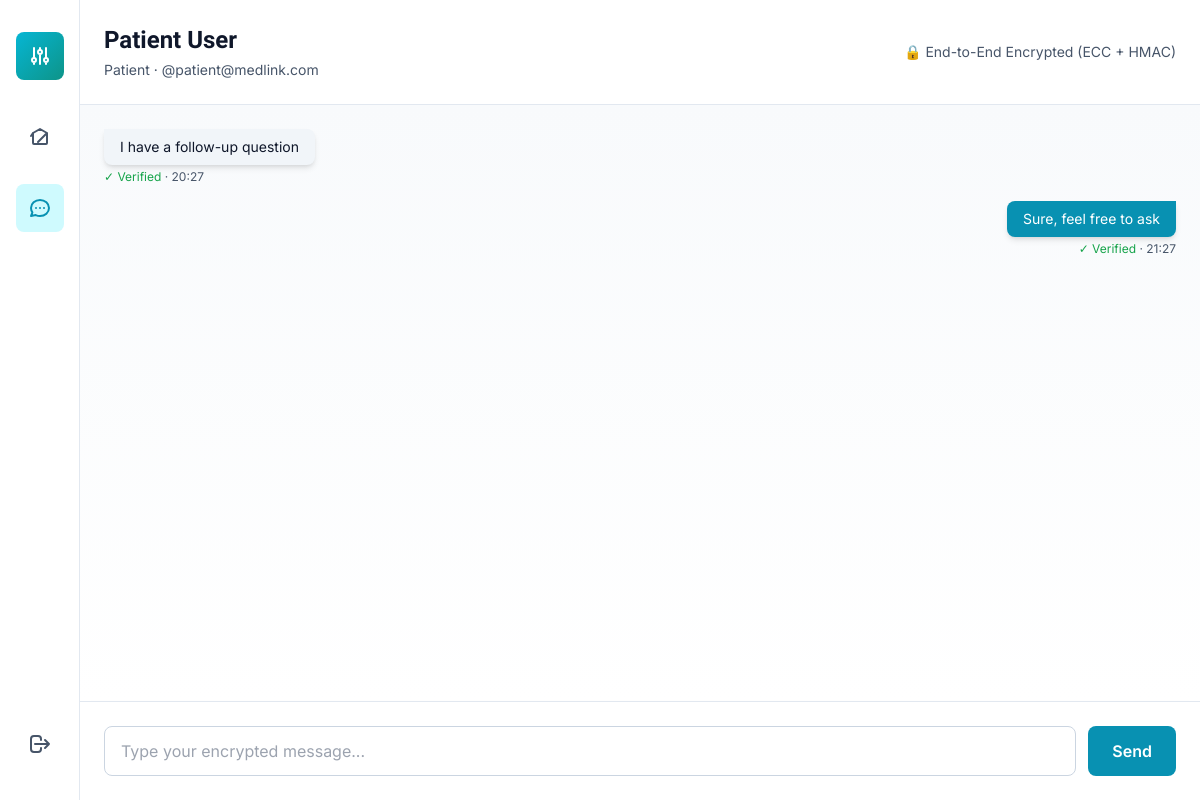
The app's page /chat/1 (signed in), older data.
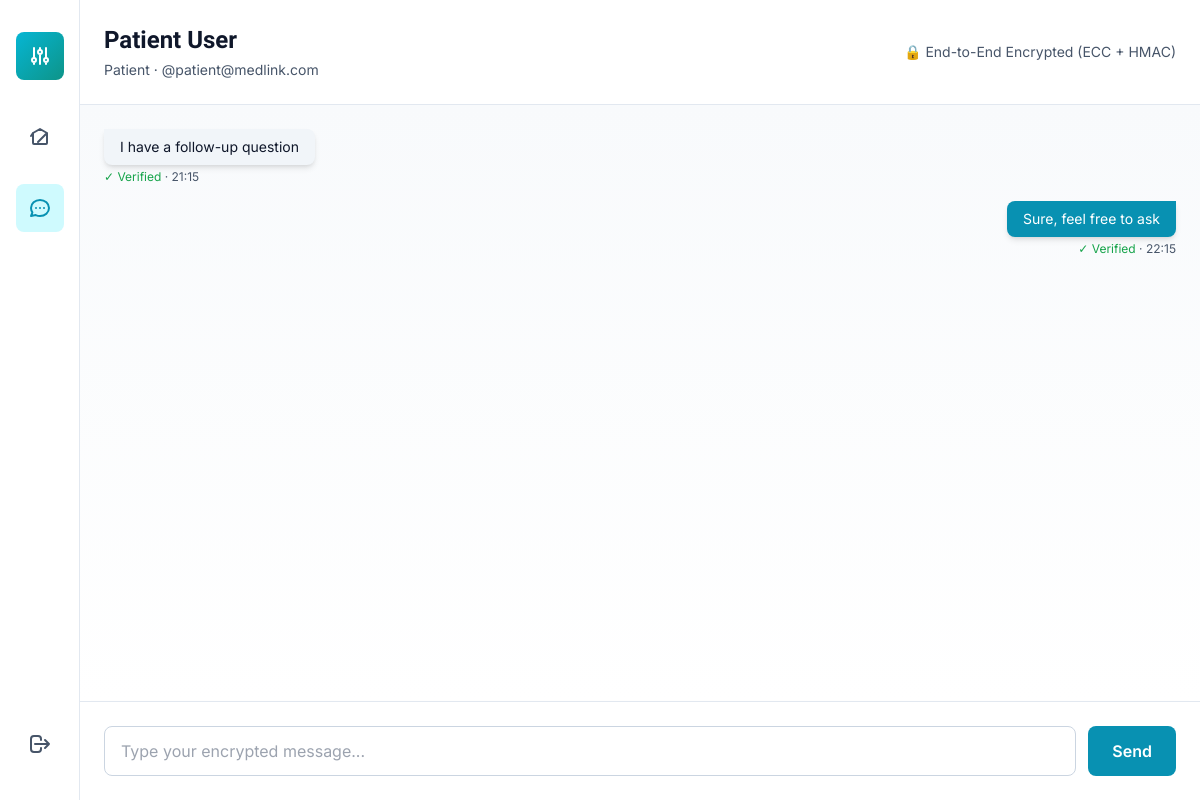
The same page, newer data.
### models.py (models this page shows, shortened)
class User(db.Model):
    __tablename__ = 'users'
    id = db.Column(db.Integer, primary_key=True)
    username = db.Column(db.String(120), unique=True, nullable=False, index=True)
    role = db.Column(db.String(20), nullable=False)  # 'patient', 'doctor', 'specialist', 'admin'
    password_hash = db.Column(db.String(255), nullable=False)
    encrypted_email = db.Column(db.Text, nullable=True)  # RSA encrypted, only decrypted with private key
    rsa_public_key = db.Column(db.Text, nullable=True)  # JSON: {"e": int, "n": int}
    rsa_private_key = db.Column(db.Text, nullable=True)  # JSON: {"d": int, "n": int} - Stored securely
    ecc_public_key = db.Column(db.Text, nullable=True)  # JSON: {"x": int, "y": int}
    ecc_private_key = db.Column(db.Text, nullable=True)  # JSON: {"k": int} - Stored securely
    public_key = db.Column(db.Text, nullable=True)  # For encryption purposes
    encrypted_profile = db.Column(db.Text, nullable=True)  # Encrypted email/NID
    display_name = db.Column(db.String(120), nullable=True)
    phone = db.Column(db.Text, nullable=True)  # Encrypted
    date_of_birth = db.Column(db.String(20), nullable=True)
    address = db.Column(db.Text, nullable=True)  # Encrypted
    city = db.Column(db.String(100), nullable=True)
    country = db.Column(db.String(100), nullable=True)
    two_fa_enabled = db.Column(db.Boolean, default=False)
    two_fa_challenge = db.Column(db.String(10), nullable=True)
    two_fa_timestamp = db.Column(db.DateTime, nullable=True)
    encrypted_nid = db.Column(db.Text, nullable=True)
    encrypted_blood_group = db.Column(db.Text, nullable=True)
    nid_mac = db.Column(db.String(255), nullable=True)
    license_number = db.Column(db.String(120), nullable=True, index=True)
    license_verified = db.Column(db.Boolean, default=False)
    last_key_rotation = db.Column(db.DateTime, nullable=True)
    is_approved = db.Column(db.Boolean, default=False)  # False for new registrations
    approved_at = db.Column(db.DateTime, nullable=True)
    approved_by_admin_id = db.Column(db.Integer, db.ForeignKey('users.id'), nullable=True)
    created_at = db.Column(db.DateTime, default=datetime.now)
    updated_at = db.Column(db.DateTime, default=datetime.now, onupdate=datetime.now)
    sent_referrals = db.relationship('Referral', foreign_keys='Referral.sender_id', backref='sender', lazy=True)
    received_referrals = db.relationship('Referral', foreign_keys='Referral.receiver_id', backref='receiver', lazy=True)
    sent_messages = db.relationship('Message', foreign_keys='Message.sender_id', backref='sender_msg', lazy=True)
    received_messages = db.relationship('Message', foreign_keys='Message.receiver_id', backref='receiver_msg', lazy=True)
    def get_display_name(self):
        if self.display_name:
            return self.display_name

class Message(db.Model):
    __tablename__ = 'messages'
    id = db.Column(db.Integer, primary_key=True)
    sender_id = db.Column(db.Integer, db.ForeignKey('users.id'), nullable=False, index=True)
    receiver_id = db.Column(db.Integer, db.ForeignKey('users.id'), nullable=False, index=True)
    encrypted_content = db.Column(db.Text, nullable=False)
    mac_tag = db.Column(db.String(255), nullable=True)
    is_verified = db.Column(db.Boolean, default=False)
    is_read = db.Column(db.Boolean, default=False)
    timestamp = db.Column(db.DateTime, default=datetime.now, index=True)
    def verify_integrity(self):
        if not self.mac_tag or not self.encrypted_content:
            return False
        hmac_key = f"message_{self.sender_id}"
        if verify_mac(hmac_key, self.encrypted_content, self.mac_tag):
            self.is_verified = True
            return True
        return False
    __repr__ = lambda self: f'<Message {self.sender_id} -> {self.receiver_id}>'

### app.py (the view)
@app.route('/chat/<int:user_id>')
def chat(user_id):
    if 'user_id' not in session:
        return redirect(url_for('login'))
    current_user_id = session.get('user_id')
    other_user = User.query.get(user_id)
    current_user = User.query.get(current_user_id)
    if not other_user:
        return redirect(url_for('dashboard'))
    messages = Message.query.filter(
        ((Message.sender_id == current_user_id) & (Message.receiver_id == user_id)) |
        ((Message.sender_id == user_id) & (Message.receiver_id == current_user_id))
    ).order_by(Message.timestamp.asc()).all()
    for msg in messages:
        msg.verify_integrity()
        if msg.encrypted_content.startswith('ecc:'):
            try:
                message_sender = User.query.get(msg.sender_id)
                message_receiver = User.query.get(msg.receiver_id)
                if not message_sender or not message_receiver:
                    msg.display_content = "[Cannot decrypt - users not found]"
                    continue
                sender_ecc_public_key = message_sender.get_ecc_public_key()
                receiver_ecc_public_key = message_receiver.get_ecc_public_key()
                if sender_ecc_public_key and receiver_ecc_public_key:
                    decrypted_text = ecc_decrypt_message(
                        msg.encrypted_content,
                        sender_ecc_public_key,
                        receiver_ecc_public_key
                    )
                    msg.display_content = decrypted_text
                else:
                    msg.display_content = "[Cannot decrypt - keys unavailable]"
            except Exception as e:
                msg.display_content = f"[Decryption error: {str(e)[:50]}]"
        else:
            msg.display_content = msg.encrypted_content
        db.session.add(msg)
    db.session.commit()
    unread_messages = Message.query.filter(
        Message.sender_id == user_id,
        Message.receiver_id == current_user_id,
        Message.is_read == False
    ).all()
    for msg in unread_messages:
        msg.is_read = True
        db.session.add(msg)
    db.session.commit()
    add_system_log(
        f"Loaded chat: {current_user.get_display_name()} ↔ {other_user.get_display_name()} | Retrieved {len(messages)} encrypted messages",
        "INFO"
    )
    return render_template('chat.html',
                         current_user=current_user,
                         other_user=other_user,
                         messages=messages)

### app.py (called while the page is built)
def add_system_log(message, status='INFO'):
    timestamp = datetime.now().strftime('%H:%M:%S')
    log_entry = f"[{status}] {timestamp} - {message}"
    system_log.append(log_entry)
    if len(system_log) > 50:  # Keep last 50 entries
        system_log.pop(0)
    print(log_entry)

### security/hashing.py (called while the page is built)
def rightrotate(n, d):
    return ((n >> d) | (n << (32 - d))) & 0xffffffff

def rightshift(n, d):
    return n >> d

def sha256_ch(x, y, z):
    return (x & y) ^ ((~x & 0xffffffff) & z)

def sha256_maj(x, y, z):
    return (x & y) ^ (x & z) ^ (y & z)

def sha256_sigma0(x):
    return rightrotate(x, 2) ^ rightrotate(x, 13) ^ rightrotate(x, 22)

def sha256_sigma1(x):
    return rightrotate(x, 6) ^ rightrotate(x, 11) ^ rightrotate(x, 25)

def sha256_gamma0(x):
    return rightrotate(x, 7) ^ rightrotate(x, 18) ^ rightshift(x, 3)

def sha256_gamma1(x):
    return rightrotate(x, 17) ^ rightrotate(x, 19) ^ rightshift(x, 10)

def hmac_sha256(key, message):
    if isinstance(key, str):
        key = key.encode('utf-8')
    if isinstance(message, str):
        message = message.encode('utf-8')
    block_size = 64  # SHA-256 block size in bytes
    if len(key) > block_size:
        key = bytes.fromhex(manual_sha256(key))
    if len(key) < block_size:
        key = key + b'\x00' * (block_size - len(key))
    ipad = b'\x36' * block_size  # Inner pad constant
    opad = b'\x5c' * block_size  # Outer pad constant
    key_ipad = bytes(a ^ b for a, b in zip(key, ipad))
    inner_hash = manual_sha256(key_ipad + message)
    key_opad = bytes(a ^ b for a, b in zip(key, opad))
    outer_hash = manual_sha256(key_opad + bytes.fromhex(inner_hash))
    return outer_hash

def generate_mac(key, message):
    return hmac_sha256(key, message)

def verify_mac(key, message, mac_tag):
    expected_mac = generate_mac(key, message)
    if len(expected_mac) != len(mac_tag):
        return False
    result = 0
    for a, b in zip(expected_mac, mac_tag):
        result |= ord(a) ^ ord(b)
    return result == 0

### templates/chat.html (shortened to what this page needs)
{% extends "base.html" %}
{% block content %}
<div class="min-h-screen bg-slate-50" style="background-color: #F8FAFC;">
    <div class="flex h-screen bg-slate-50">
        <div class="sidebar w-20 bg-white border-r border-slate-200 flex flex-col items-center py-8 space-y-8 fixed h-screen z-40">
            <a href="{{ url_for('dashboard') }}" class="flex items-center justify-center w-12 h-12 rounded-lg bg-gradient-to-br from-cyan-500 to-teal-600 hover:shadow-lg transition">
                <svg class="w-6 h-6 text-white" fill="none" stroke="currentColor" viewBox="0 0 24 24">
                    <path stroke-linecap="round" stroke-linejoin="round" stroke-width="2" d="M12 6V4m0 2a2 2 0 100 4m0-4a2 2 0 110 4m-6 8a2 2 0 100-4m0 4a2 2 0 110-4m0 4v2m0-6V4m6 6v10m6-2a2 2 0 100-4m0 4a2 2 0 110-4m0 4v2m0-6V4"></path>
                </svg>
            </a>
            <nav class="flex flex-col space-y-6 flex-1">
                <a href="{{ url_for('dashboard') }}" class="flex items-center justify-center w-12 h-12 rounded-lg text-slate-600 hover:bg-slate-100 transition" title="Home">
                    <svg class="w-6 h-6" fill="none" stroke="currentColor" viewBox="0 0 24 24">
                        <path stroke-linecap="round" stroke-linejoin="round" stroke-width="2" d="M3 12l2-3m0 0l7-4 7 4M5 9v10a1 1 0 001 1h12a1 1 0 001-1V9m-9 9l9-9"></path>
                    </svg>
                </a>
                <a href="#" class="flex items-center justify-center w-12 h-12 rounded-lg bg-cyan-100 text-cyan-600 hover:bg-cyan-200 transition" title="Messages">
                    <svg class="w-6 h-6" fill="none" stroke="currentColor" viewBox="0 0 24 24">
                        <path stroke-linecap="round" stroke-linejoin="round" stroke-width="2" d="M8 12h.01M12 12h.01M16 12h.01M21 12c0 4.418-4.03 8-9 8a9.863 9.863 0 01-4.255-.949L3 20l1.395-3.72C3.512 15.042 3 13.574 3 12c0-4.418 4.03-8 9-8s9 3.582 9 8z"></path>
                    </svg>
                </a>
            </nav>
            <a href="{{ url_for('logout') }}" class="flex items-center justify-center w-12 h-12 rounded-lg text-slate-600 hover:bg-red-50 hover:text-red-600 transition" title="Logout">
                <svg class="w-6 h-6" fill="none" stroke="currentColor" viewBox="0 0 24 24">
                    <path stroke-linecap="round" stroke-linejoin="round" stroke-width="2" d="M17 16l4-4m0 0l-4-4m4 4H7m6 4v1a3 3 0 01-3 3H6a3 3 0 01-3-3V7a3 3 0 013-3h4a3 3 0 013 3v1"></path>
                </svg>
            </a>
        </div>
        <div class="flex-1 ml-20 flex flex-col">
            <div class="bg-white border-b border-slate-200 p-6 shadow-sm">
                <div class="flex items-center justify-between">
                    <div>
                        <h2 class="text-2xl font-bold text-slate-900">{{ other_user.get_display_name() }}</h2>
                        <p class="text-sm text-slate-600 mt-1">{{ other_user.role.capitalize() }} · @{{ other_user.username }}</p>
                    </div>
                    <div class="text-sm text-slate-600">
                        <p>🔒 End-to-End Encrypted (ECC + HMAC)</p>
                    </div>
                </div>
            </div>
            <div class="flex-1 overflow-y-auto p-6 space-y-4 bg-gradient-to-b from-slate-50 to-white">
                {% for message in messages %}
                    {% if message.sender_id == current_user.id %}
                        <div class="flex justify-end">
                            <div class="max-w-xs">
                                <div class="bg-cyan-600 text-white rounded-lg rounded-tr-none px-4 py-2 shadow-md">
                                    <p class="text-sm">{{ message.display_content if message.display_content else message.encrypted_content }}</p>
                                </div>
                                <div class="mt-1 text-xs text-slate-600 text-right">
                                    {% if message.is_verified %}
                                        <span class="text-green-600">✓ Verified</span>
                                    {% else %}
                                        <span class="text-red-600">⚠ Tampered</span>
                                    {% endif %}
                                    · {{ message.timestamp.strftime('%H:%M') }}
                                </div>
                            </div>
                        </div>
                    {% else %}
                        <div class="flex justify-start">
                            <div class="max-w-xs">
                                <div class="bg-slate-100 text-slate-900 rounded-lg rounded-tl-none px-4 py-2 shadow-md">
                                    <p class="text-sm">{{ message.display_content if message.display_content else message.encrypted_content }}</p>
                                </div>
                                <div class="mt-1 text-xs text-slate-600">
                                    {% if message.is_verified %}
                                        <span class="text-green-600">✓ Verified</span>
                                    {% else %}
                                        <span class="text-red-600">⚠ Tampered</span>
                                    {% endif %}
                                    · {{ message.timestamp.strftime('%H:%M') }}
                                </div>
                            </div>
                        </div>
                    {% endif %}
                {% endfor %}
            </div>
            <div class="bg-white border-t border-slate-200 p-6 shadow-lg">
                <form id="messageForm" class="flex gap-3">
                    <input type="text" id="messageInput" placeholder="Type your encrypted message..."
                           class="flex-1 px-4 py-3 border border-slate-300 rounded-lg focus:outline-none focus:ring-2 focus:ring-cyan-500">
                    <button type="submit" class="px-6 py-3 bg-cyan-600 text-white rounded-lg hover:bg-cyan-700 transition font-semibold">
                        Send
                    </button>
                </form>
            </div>
        </div>
    </div>
</div>
{% endblock %}

### templates/base.html (shortened to what this page needs)
<!DOCTYPE html>
<html lang="en">
<head>
    <script src="https://cdn.tailwindcss.com"></script>
</head>
<body class="bg-slate-50 relative overflow-x-hidden" style="background-color: #F8FAFC;">
    <div class="relative z-10">
        {% block content %}{% endblock %}
    </div>
</body>
</html>

### templates/base.html (style rules this page uses)
* { font-family: 'Inter', sans-serif; }
h1, h2, h3, h4, h5, h6 { font-family: 'Plus Jakarta Sans', sans-serif; }
button, a { transition: all 0.3s ease; }
.sidebar { transition: all 0.3s ease; }

Row changes from the older to the newer data that the page shows:
changed Message "I have a follow-up question": timestamp "20:27" → "21:15"
changed Message "Sure, feel free to ask": timestamp "21:27" → "22:15"
